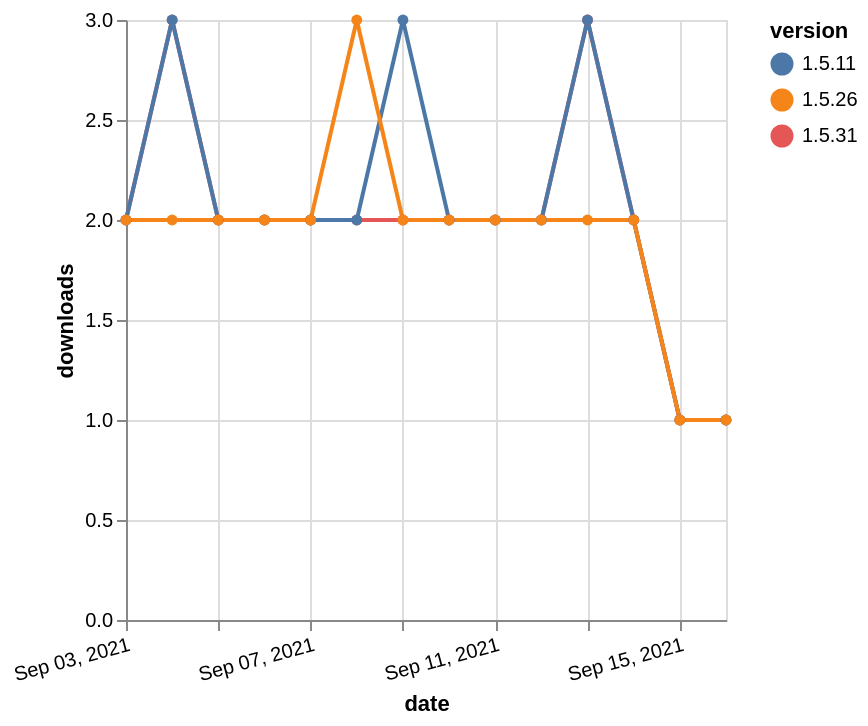

Describe this chart as a Vega-Lite specification.
### Vega-Lite specification from a JSON file in a GitHub repository (floating-point values rounded to 4 significant figures)
{"$schema": "https://vega.github.io/schema/vega-lite/v5.json", "description": "A simple bar chart with embedded data.", "data": {"values": [{"date": "2021-09-03", "total": 1618, "delta": 2, "version": "1.5.31"}, {"date": "2021-09-04", "total": 1621, "delta": 3, "version": "1.5.31"}, {"date": "2021-09-05", "total": 1623, "delta": 2, "version": "1.5.31"}, {"date": "2021-09-06", "total": 1625, "delta": 2, "version": "1.5.31"}, {"date": "2021-09-07", "total": 1627, "delta": 2, "version": "1.5.31"}, {"date": "2021-09-08", "total": 1629, "delta": 2, "version": "1.5.31"}, {"date": "2021-09-09", "total": 1631, "delta": 2, "version": "1.5.31"}, {"date": "2021-09-10", "total": 1633, "delta": 2, "version": "1.5.31"}, {"date": "2021-09-11", "total": 1635, "delta": 2, "version": "1.5.31"}, {"date": "2021-09-12", "total": 1637, "delta": 2, "version": "1.5.31"}, {"date": "2021-09-13", "total": 1640, "delta": 3, "version": "1.5.31"}, {"date": "2021-09-14", "total": 1642, "delta": 2, "version": "1.5.31"}, {"date": "2021-09-15", "total": 1643, "delta": 1, "version": "1.5.31"}, {"date": "2021-09-16", "total": 1644, "delta": 1, "version": "1.5.31"}, {"date": "2021-09-03", "total": 2880, "delta": 2, "version": "1.5.11"}, {"date": "2021-09-04", "total": 2883, "delta": 3, "version": "1.5.11"}, {"date": "2021-09-05", "total": 2885, "delta": 2, "version": "1.5.11"}, {"date": "2021-09-06", "total": 2887, "delta": 2, "version": "1.5.11"}, {"date": "2021-09-07", "total": 2889, "delta": 2, "version": "1.5.11"}, {"date": "2021-09-08", "total": 2891, "delta": 2, "version": "1.5.11"}, {"date": "2021-09-09", "total": 2894, "delta": 3, "version": "1.5.11"}, {"date": "2021-09-10", "total": 2896, "delta": 2, "version": "1.5.11"}, {"date": "2021-09-11", "total": 2898, "delta": 2, "version": "1.5.11"}, {"date": "2021-09-12", "total": 2900, "delta": 2, "version": "1.5.11"}, {"date": "2021-09-13", "total": 2903, "delta": 3, "version": "1.5.11"}, {"date": "2021-09-14", "total": 2905, "delta": 2, "version": "1.5.11"}, {"date": "2021-09-15", "total": 2906, "delta": 1, "version": "1.5.11"}, {"date": "2021-09-16", "total": 2907, "delta": 1, "version": "1.5.11"}, {"date": "2021-09-03", "total": 2783, "delta": 2, "version": "1.5.26"}, {"date": "2021-09-04", "total": 2785, "delta": 2, "version": "1.5.26"}, {"date": "2021-09-05", "total": 2787, "delta": 2, "version": "1.5.26"}, {"date": "2021-09-06", "total": 2789, "delta": 2, "version": "1.5.26"}, {"date": "2021-09-07", "total": 2791, "delta": 2, "version": "1.5.26"}, {"date": "2021-09-08", "total": 2794, "delta": 3, "version": "1.5.26"}, {"date": "2021-09-09", "total": 2796, "delta": 2, "version": "1.5.26"}, {"date": "2021-09-10", "total": 2798, "delta": 2, "version": "1.5.26"}, {"date": "2021-09-11", "total": 2800, "delta": 2, "version": "1.5.26"}, {"date": "2021-09-12", "total": 2802, "delta": 2, "version": "1.5.26"}, {"date": "2021-09-13", "total": 2804, "delta": 2, "version": "1.5.26"}, {"date": "2021-09-14", "total": 2806, "delta": 2, "version": "1.5.26"}, {"date": "2021-09-15", "total": 2807, "delta": 1, "version": "1.5.26"}, {"date": "2021-09-16", "total": 2808, "delta": 1, "version": "1.5.26"}]}, "width": "container", "mark": {"type": "line", "point": {"filled": true}}, "encoding": {"x": {"field": "date", "type": "temporal", "timeUnit": "yearmonthdate", "title": "date", "axis": {"labelAngle": -15}}, "y": {"field": "delta", "type": "quantitative", "title": "downloads"}, "color": {"field": "version", "type": "nominal"}, "tooltip": {"field": "delta"}}}
